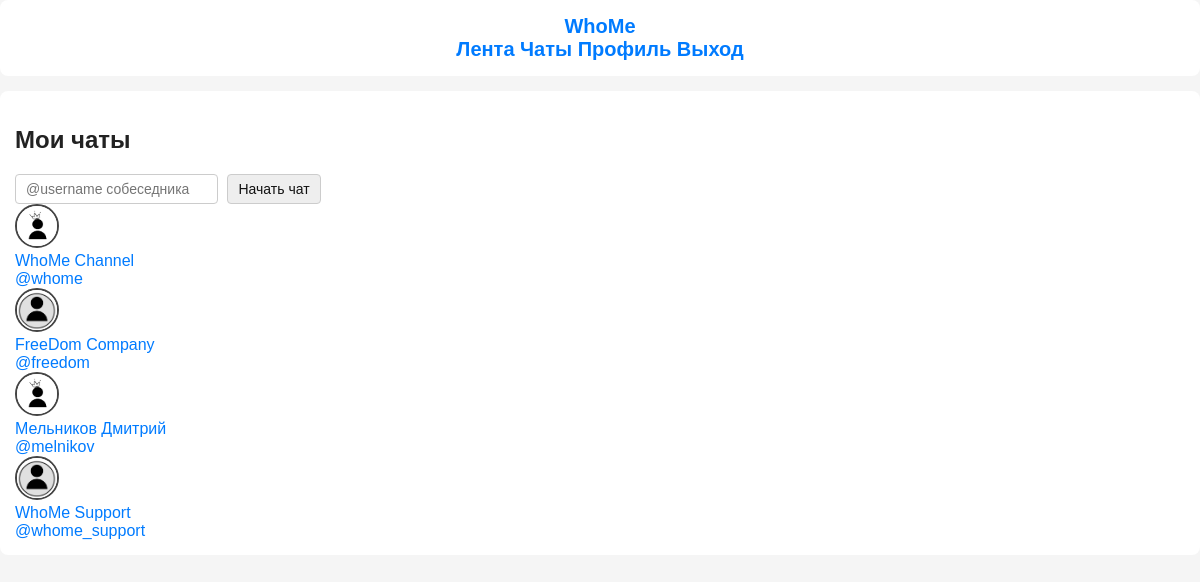
The app's page /chats (signed in) with its own data.
### tables this page shows
CREATE TABLE chats(
        id INTEGER PRIMARY KEY AUTOINCREMENT,
        user1_id INTEGER,
        user2_id INTEGER,
        UNIQUE(user1_id,user2_id)
    );

### main.py (the view)
@app.get("/chats", response_class=HTMLResponse)
def chats_page(request: Request):
    me = cur_user(request)
    if not me: return RedirectResponse("/login", status_code=303)
    with db() as c:
        rows = c.execute("""
            SELECT c.id,
                   CASE WHEN c.user1_id=? THEN u2.username ELSE u1.username END AS peer_username,
                   COALESCE(CASE WHEN c.user1_id=? THEN u2.avatar ELSE u1.avatar END,'') AS peer_avatar,
                   COALESCE(CASE WHEN c.user1_id=? THEN u2.first_name||' '||u2.last_name ELSE u1.first_name||' '||u1.last_name END,'') AS peer_name
            FROM chats c
            JOIN users u1 ON u1.id=c.user1_id
            JOIN users u2 ON u2.id=c.user2_id
            WHERE c.user1_id=? OR c.user2_id=?
            ORDER BY c.id DESC
        """,(me["id"],me["id"],me["id"],me["id"],me["id"])).fetchall()
    return templates.TemplateResponse("chats.html", {"request":request, "me":me, "dialogs":rows, "APP":APP_NAME})

### templates/chats.html (shortened to what this page needs)
{% extends "base.html" %}
{% block content %}
  <link rel="stylesheet" href="/static/style.css">
<section class="card">
  <h2>Мои чаты</h2>
  <form action="/chats/new" method="post" class="row">
    <input name="peer_username" placeholder="@username собеседника" required>
    <button>Начать чат</button>
  </form>
  <div class="dialogs">
    {% for d in dialogs %}
      <a class="dialog" href="/chat/{{ d['peer_username'] }}">
        <img class="avatar" src="/{{ d['peer_avatar'] or 'static/avatars/default.png' }}">
        <div>
          <div class="strong">{{ d['peer_name'] }}</div>
          <div class="uname-dim">{{ d['peer_username'] }}</div>
        </div>
      </a>
    {% endfor %}
  </div>
</section>
{% endblock %}

### static/style.css (style rules this page uses)
body { background-color: #f5f5f5; color: #222; font-family: Arial, sans-serif; transition: background-color 0.3s, color 0.3s; }
header, section { background-color: #fff; padding: 15px; border-radius: 8px; margin-bottom: 15px; transition: background-color 0.3s; }
a { color: #007bff; text-decoration: none; }
button { background-color: #eee; color: #222; border: 1px solid #ccc; padding: 5px 10px; border-radius: 5px; cursor: pointer; transition: background-color 0.3s, color 0.3s; }
img.avatar { border-radius: 50%; border: 2px solid #444; transition: border 0.3s; }
input, textarea, select, button { font-family: inherit; font-size: 14px; border: 1px solid #ccc; border-radius: 4px; padding: 5px 8px; outline: none; transition: all 0.2s; }
:root { --input-bg: #fff; --input-text: #111; --input-border: #ccc; --button-bg: #eee; --button-text: #111; }
input, textarea, select { background-color: var(--input-bg); color: var(--input-text); border-color: var(--input-border); }
button { background-color: var(--button-bg); color: var(--button-text); border: 1px solid var(--input-border); }
input, textarea, select, button { font-family: inherit; font-size: 14px; border-radius: 4px; padding: 6px 10px; outline: none; transition: all 0.2s; }
:root { --bg-color: #fff; --text-color: #111; --border-color: #ccc; --button-bg: #eee; --button-text: #111; }
input, textarea, select { background-color: var(--bg-color); color: var(--text-color); border: 1px solid var(--border-color); }
button { background-color: var(--button-bg); color: var(--button-text); border: 1px solid var(--border-color); cursor: pointer; }

### templates/base.html (style rules this page uses)
body { font-family: Arial, sans-serif; margin: 0; background-color: #e5e5e5; }
.avatar { width: 40px; height: 40px; border-radius: 50%; margin-right: 10px; background-size: cover; background-position: center; }
button { background-color: #2aabee; color: white; border: none; padding: 8px 15px; margin-left: 5px; border-radius: 20px; cursor: pointer; }

### records on screen
chats: peer_name "WhoMe Channel", peer_username "@whome"
chats: peer_name "FreeDom Company", peer_username "@freedom"
chats: peer_name "Мельников Дмитрий", peer_username "@melnikov"
chats: peer_name "WhoMe Support", peer_username "@whome_support"
